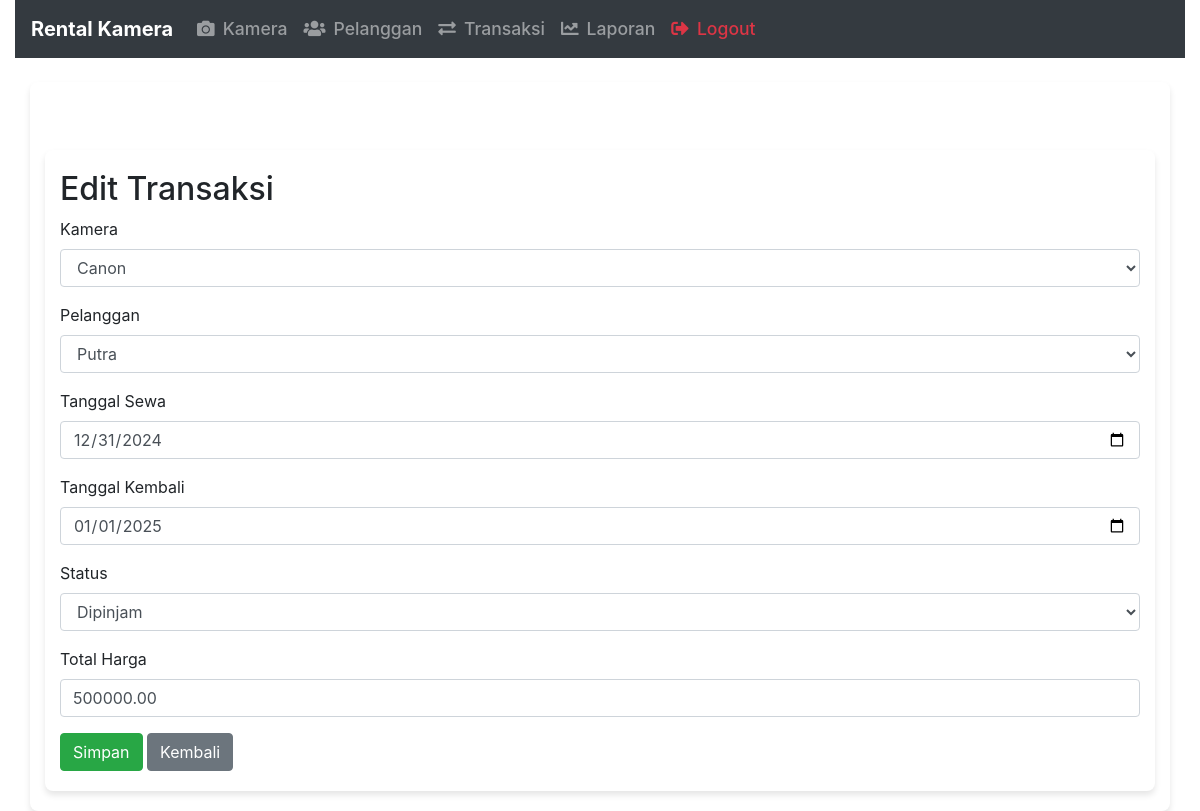
The page /rental_kamera/index.php/transaksi/edit/1 on the database its author committed.
### tables this page shows
CREATE TABLE `transaksi` (
  `id_transaksi` int(11) NOT NULL,
  `id_kamera` int(11) NOT NULL,
  `id_pelanggan` int(11) NOT NULL,
  `tanggal_sewa` date NOT NULL,
  `tanggal_kembali` date DEFAULT NULL,
  `total_harga` decimal(10,2) NOT NULL,
  `status` enum('dipinjam','dikembalikan') DEFAULT 'dipinjam'
);

CREATE TABLE `kamera` (
  `id_kamera` int(11) NOT NULL,
  `nama_kamera` varchar(100) NOT NULL,
  `kategori` varchar(50) NOT NULL,
  `harga_sewa_per_hari` decimal(10,2) NOT NULL,
  `stok` int(11) NOT NULL,
  `deskripsi` text DEFAULT NULL,
  `gambar` varchar(255) DEFAULT NULL
);

CREATE TABLE `pelanggan` (
  `id_pelanggan` int(11) NOT NULL,
  `nama_pelanggan` varchar(100) NOT NULL,
  `email` varchar(100) DEFAULT NULL,
  `nomor_telepon` varchar(15) DEFAULT NULL,
  `alamat` text NOT NULL
);

### rental_kamera/application/controllers/Transaksi.php (called while the page is built, shortened)
<?php
class Transaksi extends CI_Controller {
    public function __construct() {
        $this->load->model('Transaksi_model');
        $this->load->model('Kamera_model');
        $this->load->model('Pelanggan_model');
    }
    public function edit($id) {
        $data['transaksi'] = $this->Transaksi_model->get_transaksi_by_id($id);
        $data['kamera'] = $this->Kamera_model->get_all_kamera();
        $data['pelanggan'] = $this->Pelanggan_model->get_all_pelanggan();
        $data['content'] = 'transaksi/edit';
        $this->load->view('layouts/main', $data);
    }
}

### rental_kamera/index.php (called while the page is built, shortened)
<?php
require_once BASEPATH.'core/CodeIgniter.php';

### rental_kamera/application/models/Transaksi_model.php (called while the page is built, shortened)
<?php
class Transaksi_model extends CI_Model {
    public function get_transaksi_by_id($id) {
        $this->db->select('transaksi.*, kamera.nama_kamera, pelanggan.nama_pelanggan');
        $this->db->from('transaksi');
        $this->db->join('kamera', 'kamera.id_kamera = transaksi.id_kamera', 'left');
        $this->db->join('pelanggan', 'pelanggan.id_pelanggan = transaksi.id_pelanggan', 'left');
        $this->db->where('transaksi.id_transaksi', $id);
        $query = $this->db->get();
        return $query->row();
    }
}

### rental_kamera/application/models/Kamera_model.php (called while the page is built, shortened)
<?php
class Kamera_model extends CI_Model {
    public function get_all_kamera() {
        return $this->db->get('kamera')->result();
    }
}

### rental_kamera/application/models/Pelanggan_model.php (called while the page is built, shortened)
<?php
class Pelanggan_model extends CI_Model {
    public function get_all_pelanggan() {
        return $this->db->get('pelanggan')->result();
    }
}

### rental_kamera/application/views/transaksi/edit.php (the view, shortened to what this page needs)
<!DOCTYPE html>
<html lang="en">
<head>
    <link href="https://stackpath.bootstrapcdn.com/bootstrap/4.5.2/css/bootstrap.min.css" rel="stylesheet">
</head>
<body>
    <div class="container mt-5">
        <h2>Edit Transaksi</h2>
        <form method="post" action="<?= site_url('transaksi/update/' . $transaksi->id_transaksi) ?>">
            <div class="form-group">
                <label for="id_kamera">Kamera</label>
                <select class="form-control" name="id_kamera" required>
                    <?php foreach ($kamera as $k): ?>
                        <option value="<?= $k->id_kamera ?>" <?= $k->id_kamera == $transaksi->id_kamera ? 'selected' : '' ?>>
                            <?= htmlspecialchars($k->nama_kamera) ?>
                        </option>
                    <?php endforeach; ?>
                </select>
            </div>
            <div class="form-group">
                <label for="id_pelanggan">Pelanggan</label>
                <select class="form-control" name="id_pelanggan" required>
                    <?php foreach ($pelanggan as $p): ?>
                        <option value="<?= $p->id_pelanggan ?>" <?= $p->id_pelanggan == $transaksi->id_pelanggan ? 'selected' : '' ?>>
                            <?= htmlspecialchars($p->nama_pelanggan) ?>
                        </option>
                    <?php endforeach; ?>
                </select>
            </div>
            <div class="form-group">
                <label for="tanggal_sewa">Tanggal Sewa</label>
                <input type="date" class="form-control" name="tanggal_sewa" value="<?= $transaksi->tanggal_sewa ?>" required>
            </div>
            <div class="form-group">
                <label for="tanggal_kembali">Tanggal Kembali</label>
                <input type="date" class="form-control" name="tanggal_kembali" value="<?= $transaksi->tanggal_kembali ?>" required>
            </div>
            <div class="form-group">
                <label for="status">Status</label>
                <select class="form-control" name="status" required>
                    <option value="dipinjam" <?= $transaksi->status == 'dipinjam' ? 'selected' : '' ?>>Dipinjam</option>
                </select>
            </div>
            <div class="form-group">
                <label for="total_harga">Total Harga</label>
                <input type="number" class="form-control" name="total_harga" value="<?= $transaksi->total_harga ?>" required>
            </div>
            <button type="submit" class="btn btn-success">Simpan</button>
            <a href="<?= site_url('transaksi') ?>" class="btn btn-secondary">Kembali</a>
        </form>
    </div>
</body>
</html>

### rental_kamera/application/views/layouts/main.php (style rules this page uses)
body { background-color: #f8f9fa; }
.container { background-color: #fff; padding: 20px; border-radius: 8px; box-shadow: 0px 4px 6px rgba(0, 0, 0, 0.1); margin-top: 20px; }

### rows shown on the page
transaksi: id_kamera "Canon", id_pelanggan "Putra", tanggal_sewa "12/31/2024", tanggal_kembali "01/01/2025", status "Dipinjam", total_harga "500000.00"
